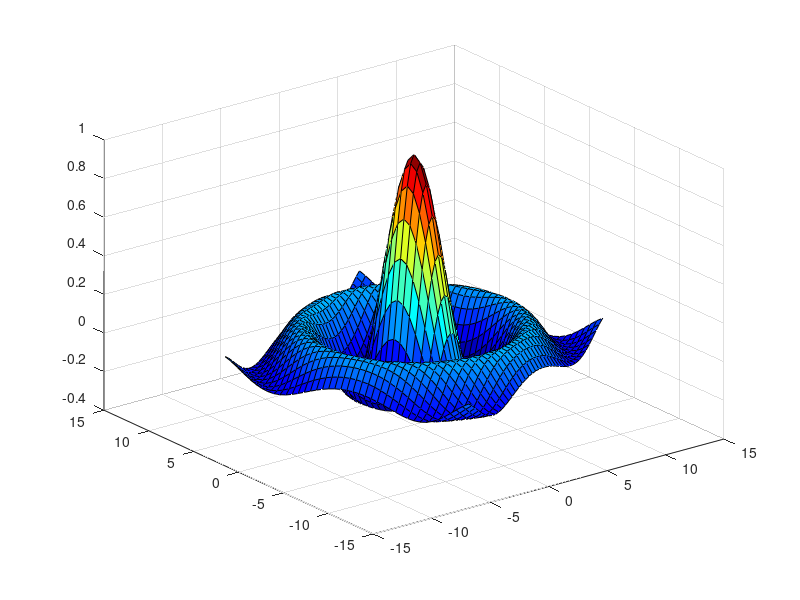

This figure's MATLAB source:
clf;
x=3*pi*(-1:0.05:1);
y=x;
[X,Y]=meshgrid(x,y);
R=sqrt(X.^2+Y.^2)+eps;
Z=sin(R)./R;
h=surf(X,Y,Z);
colormap(jet);
%axis off;
for i=1:0.0001:1.25
       rotate(h,[0 0 1],i);drawnow;
end